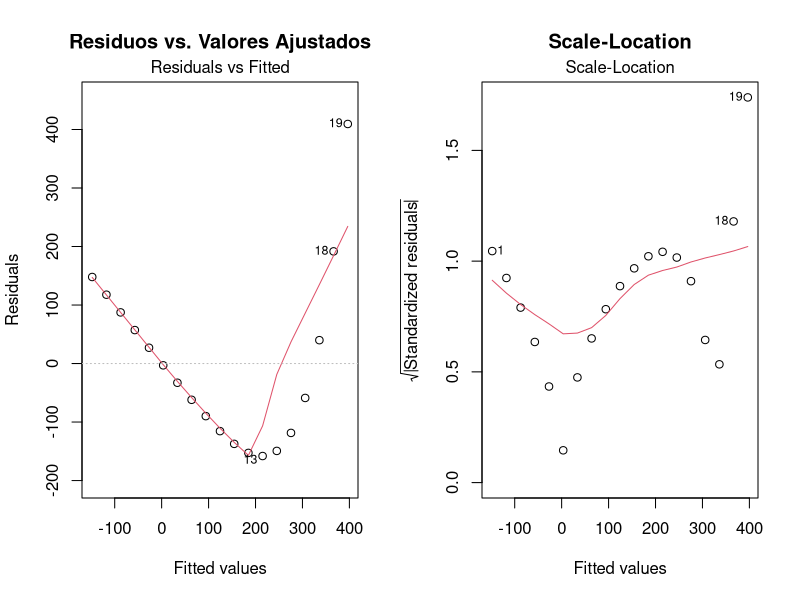
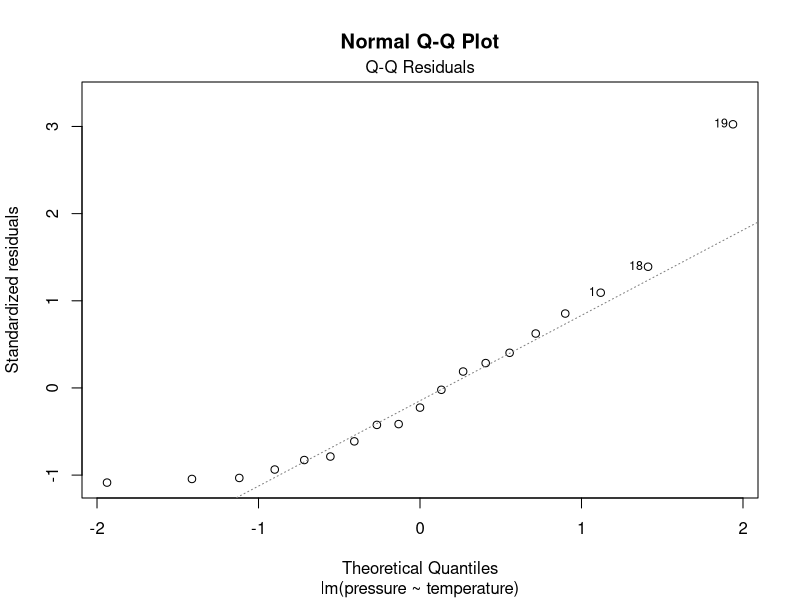
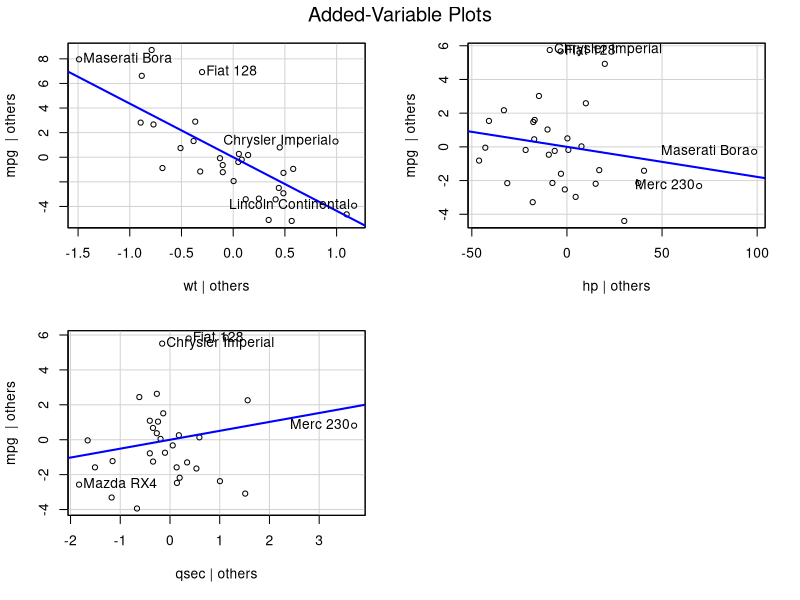
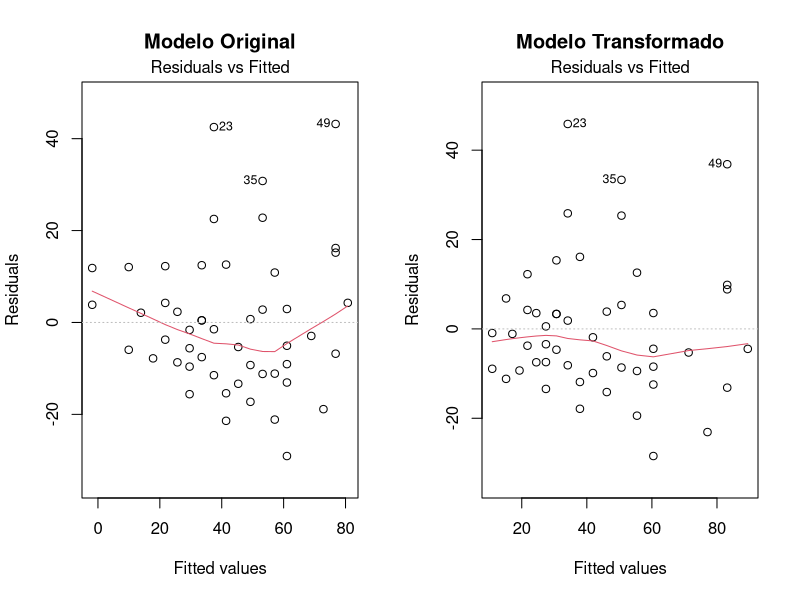
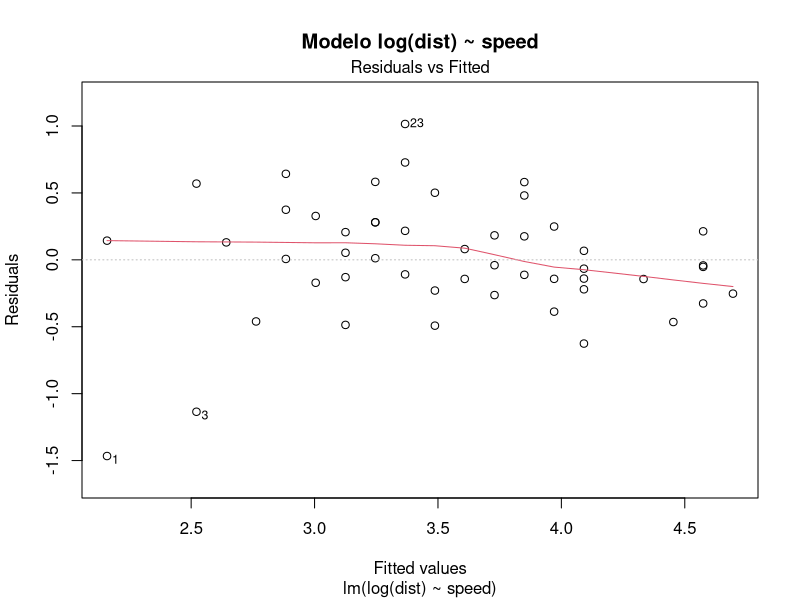
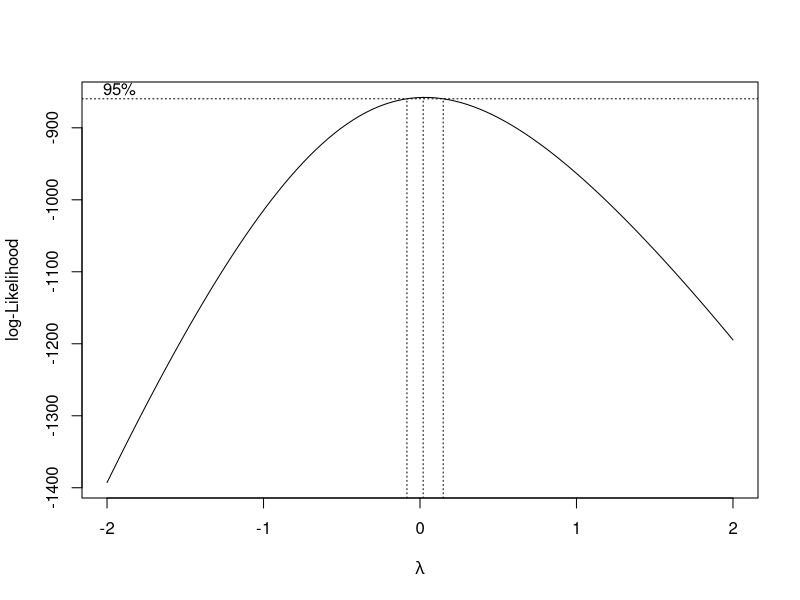
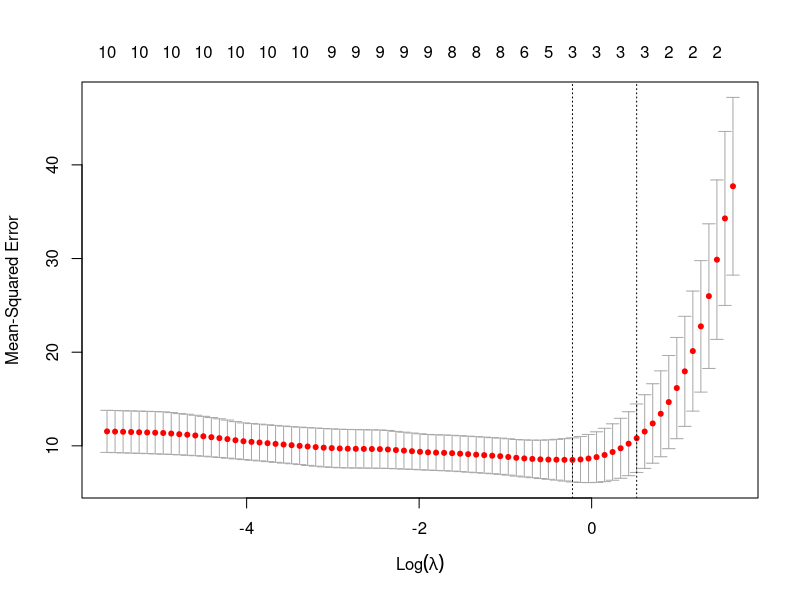
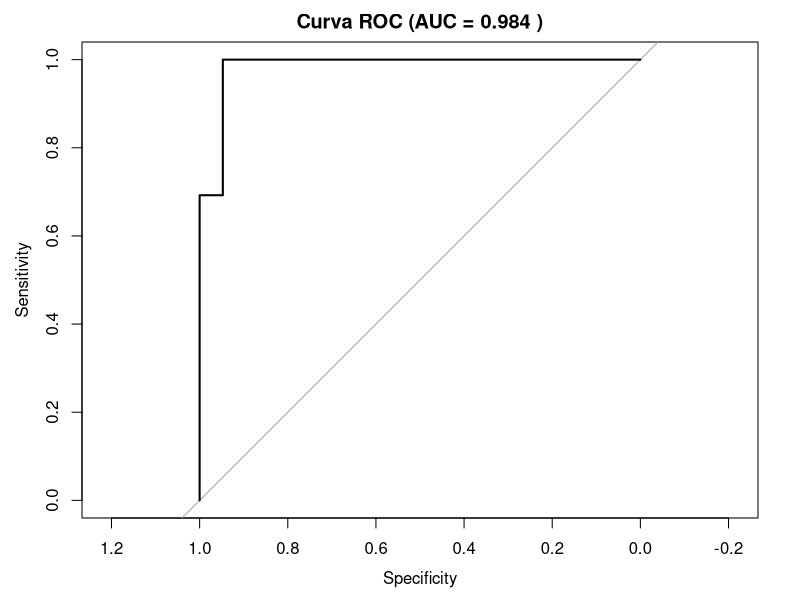

R code for these plots, in order:
## ---- chunk 1
# Librerías necesarias
library(tidyverse)
library(car)
library(MASS)
library(leaps)
library(glmnet)
library(caret)
library(pROC)

# Configuración global
knitr::opts_chunk$set(
  echo = TRUE,
  fig.width = 8,
  fig.height = 6,
  fig.align = "center"
)
## ---- chunk 2
# Cálculo directo
gasto_30 = 1500 + 12 * 30
print(paste("Gasto predicho:", gasto_30, "euros"))
## ---- chunk 3
# a) Ajustar el modelo
modelo_pressure <- lm(pressure ~ temperature, data = pressure)

# b) Summary del modelo
summary(modelo_pressure)
## ---- chunk 4
r_squared <- summary(modelo_pressure)$r.squared
print(paste("R² =", round(r_squared, 4)))
print(paste("La temperatura explica el", round(r_squared * 100, 2), "% de la variabilidad en la presión"))
## ---- chunk 5
f_pvalue <- summary(modelo_pressure)$fstatistic
f_test_pvalue <- pf(f_pvalue[1], f_pvalue[2], f_pvalue[3], lower.tail = FALSE)
print(paste("p-valor F-test:", format(f_test_pvalue, scientific = TRUE)))
## ---- chunk 6
temp_pvalue <- summary(modelo_pressure)$coefficients["temperature", "Pr(>|t|)"]
print(paste("p-valor temperatura:", format(temp_pvalue, scientific = TRUE)))
## ---- chunk 7
# a) Intervalo de confianza para la media cuando temp = 250
ic_mean <- predict(modelo_pressure, newdata = data.frame(temperature = 250), 
                   interval = "confidence", level = 0.95)
print("Intervalo de confianza (95%) para la presión media:")
print(ic_mean)

# b) Intervalo de predicción para una nueva observación
ic_pred <- predict(modelo_pressure, newdata = data.frame(temperature = 250), 
                   interval = "prediction", level = 0.95)
print("Intervalo de predicción (95%) para una nueva observación:")
print(ic_pred)

# c) Comparación de anchos
ancho_conf <- ic_mean[3] - ic_mean[2]
ancho_pred <- ic_pred[3] - ic_pred[2]
print(paste("Ancho intervalo confianza:", round(ancho_conf, 2)))
print(paste("Ancho intervalo predicción:", round(ancho_pred, 2)))
## ---- chunk 8
# a) Gráfico de Residuos vs. Valores Ajustados
par(mfrow = c(1, 2))
plot(modelo_pressure, which = 1, main = "Residuos vs. Valores Ajustados")

# b) Gráfico Scale-Location
plot(modelo_pressure, which = 3, main = "Scale-Location")
## ---- chunk 9
# a) Gráfico Normal Q-Q
par(mfrow = c(1, 1))
plot(modelo_pressure, which = 2, main = "Normal Q-Q Plot")

# b) Test de Shapiro-Wilk
shapiro_test <- shapiro.test(residuals(modelo_pressure))
print("Test de Shapiro-Wilk para normalidad de residuos:")
print(shapiro_test)
## ---- chunk 10
# a) Ajustar modelo múltiple
modelo_iris <- lm(Petal.Width ~ Petal.Length + Sepal.Width, data = iris)
summary(modelo_iris)
## ---- chunk 11
# Ajustar modelo con mtcars
modelo_mtcars <- lm(mpg ~ cyl + disp + hp + wt, data = mtcars)
summary(modelo_mtcars)

# Examinar correlaciones simples primero
cor_matrix <- cor(mtcars[c("mpg", "cyl", "disp", "hp", "wt")])
print("Matriz de correlaciones:")
print(round(cor_matrix, 3))
## ---- chunk 12
# b) Calcular VIF
library(car)
vif_values <- vif(modelo_mtcars)
print("Valores VIF:")
print(vif_values)
## ---- chunk 13
# Cargar datos Prestige (si no está disponible, usar mtcars como alternativa)
# library(car)
# data(Prestige)
# modelo_prestige <- lm(prestige ~ income + education + women, data = Prestige)

# Alternativa con mtcars
modelo_parcial <- lm(mpg ~ wt + hp + qsec, data = mtcars)

# a) Gráficos de regresión parcial
library(car)
avPlots(modelo_parcial)
## ---- chunk 14
# a) Modelo reducido
modelo_reducido <- lm(Fertility ~ Agriculture + Education, data = swiss)

# b) Modelo completo  
modelo_completo <- lm(Fertility ~ Agriculture + Education + Catholic + Infant.Mortality, data = swiss)

# c) Comparación con ANOVA
anova_test <- anova(modelo_reducido, modelo_completo)
print("Test F para comparación de modelos anidados:")
print(anova_test)
## ---- chunk 15
# a) Estadísticas descriptivas originales
variables_iris <- iris[, 1:4]
estadisticas_orig <- data.frame(
  Media = sapply(variables_iris, mean),
  Desv_Est = sapply(variables_iris, sd)
)
print("Estadísticas originales:")
print(round(estadisticas_orig, 3))
## ---- chunk 16
# b) Estandarización Z-Score
iris_scaled <- as.data.frame(scale(variables_iris))
estadisticas_scaled <- data.frame(
  Media = sapply(iris_scaled, mean),
  Desv_Est = sapply(iris_scaled, sd)
)
print("Estadísticas después de estandarización:")
print(round(estadisticas_scaled, 10))
## ---- chunk 17
# a) Modelo original y diagnóstico
modelo_cars_orig <- lm(dist ~ speed, data = cars)
par(mfrow = c(1, 2))
plot(modelo_cars_orig, which = 1, main = "Modelo Original")

# b) Transformación propuesta
# Probamos transformación cuadrática del predictor
modelo_cars_trans <- lm(dist ~ I(speed^2), data = cars)
plot(modelo_cars_trans, which = 1, main = "Modelo Transformado")
## ---- chunk 18
# Alternativa: transformación logarítmica de la respuesta
# (eliminando dist = 0 si existe)
cars_filtered <- cars[cars$dist > 0, ]
modelo_log <- lm(log(dist) ~ speed, data = cars_filtered)
par(mfrow = c(1, 1))
plot(modelo_log, which = 1, main = "Modelo log(dist) ~ speed")
## ---- chunk 19
# a) Análisis Box-Cox
library(MASS)
modelo_boston <- lm(medv ~ lstat, data = Boston)
boxcox(modelo_boston)
## ---- chunk 20
# a) Modelo con interacción
modelo_interaccion <- lm(mpg ~ wt + hp + wt:hp, data = mtcars)
# O equivalentemente: lm(mpg ~ wt * hp, data = mtcars)

# b) Summary del modelo
summary(modelo_interaccion)
## ---- chunk 21
# Verificar significancia de la interacción
coef_summary <- summary(modelo_interaccion)$coefficients
interaccion_pvalue <- coef_summary["wt:hp", "Pr(>|t|)"]
print(paste("P-valor de la interacción wt:hp:", round(interaccion_pvalue, 4)))
## ---- chunk 22
# a) Best subset selection
library(leaps)
regfit_full <- regsubsets(mpg ~ ., data = mtcars, nvmax = 10)

# b) Summary de resultados
reg_summary <- summary(regfit_full)
print("Cp de Mallows por número de variables:")
print(reg_summary$cp)

# Mejor modelo según Cp
best_cp <- which.min(reg_summary$cp)
print(paste("Mejor modelo según Cp:", best_cp, "variables"))

# c) Mejor según R² ajustado
print("R² ajustado por número de variables:")
print(reg_summary$adjr2)
best_adjr2 <- which.max(reg_summary$adjr2)
print(paste("Mejor modelo según R² ajustado:", best_adjr2, "variables"))

# d) ¿Coinciden?
print(paste("¿Coinciden Cp y R² adj?", best_cp == best_adjr2))
## ---- chunk 23
# a) Modelo completo
modelo_completo <- lm(Fertility ~ ., data = swiss)

# b) Selección backward
modelo_step <- step(modelo_completo, direction = "backward", trace = FALSE)

# c) Reporte de resultados
print("Fórmula del modelo final:")
print(formula(modelo_step))
print(paste("AIC del modelo final:", round(AIC(modelo_step), 2)))
## ---- chunk 24
# a) Preparar datos
library(glmnet)
x <- model.matrix(mpg ~ ., mtcars)[, -1]  # Remover intercepto
y <- mtcars$mpg

# b) Validación cruzada para Lasso
set.seed(123)
cv_lasso <- cv.glmnet(x, y, alpha = 1)  # alpha = 1 para Lasso
plot(cv_lasso)

# c) Coeficientes con lambda óptimo
lambda_min <- cv_lasso$lambda.min
coef_lasso <- coef(cv_lasso, s = lambda_min)
print("Coeficientes del modelo Lasso:")
print(coef_lasso)

# d) Variables eliminadas
variables_eliminadas <- rownames(coef_lasso)[coef_lasso[,1] == 0 & rownames(coef_lasso) != "(Intercept)"]
print("Variables eliminadas (coeficientes = 0):")
print(variables_eliminadas)
## ---- chunk 25
# Configurar validación cruzada
library(caret)
set.seed(123)

# Configuración de CV
ctrl <- trainControl(
  method = "cv",
  number = 10,
  verboseIter = FALSE
)

# Modelo simple
modelo_simple <- train(
  mpg ~ wt + hp,
  data = mtcars,
  method = "lm",
  trControl = ctrl
)

# Modelo complejo
modelo_complejo <- train(
  mpg ~ .,
  data = mtcars,
  method = "lm",
  trControl = ctrl
)

# Comparar resultados
print("RMSE - Modelo Simple:")
print(modelo_simple$results$RMSE)

print("RMSE - Modelo Complejo:")
print(modelo_complejo$results$RMSE)

# Conclusión
if(modelo_simple$results$RMSE < modelo_complejo$results$RMSE) {
  print("El modelo simple generaliza mejor")
} else {
  print("El modelo complejo generaliza mejor")
}
## ---- chunk 26
# a) Ajustar modelo logístico
modelo_logistico <- glm(am ~ wt + hp, data = mtcars, family = binomial)

# b) Summary del modelo
summary(modelo_logistico)
## ---- chunk 27
# a) Calcular Odds Ratio para hp
coef_hp <- coef(modelo_logistico)["hp"]
odds_ratio_hp <- exp(coef_hp)
print(paste("Odds Ratio para hp:", round(odds_ratio_hp, 4)))

# Para todos los coeficientes
odds_ratios <- exp(coef(modelo_logistico))
print("Todos los Odds Ratios:")
print(odds_ratios)
## ---- chunk 28
# a) Predicciones de probabilidad
probabilidades <- predict(modelo_logistico, type = "response")

# b) Conversión a clases con umbral 0.5
predicciones_clase <- ifelse(probabilidades > 0.5, 1, 0)

# c) Matriz de confusión
tabla_confusion <- table(Predicho = predicciones_clase, Real = mtcars$am)
print("Matriz de Confusión:")
print(tabla_confusion)

# d) Cálculo de precisión
precision <- sum(diag(tabla_confusion)) / sum(tabla_confusion)
print(paste("Precisión (Accuracy):", round(precision, 3)))
## ---- chunk 29
# e) Curva ROC y AUC
library(pROC)
roc_obj <- roc(mtcars$am, probabilidades)
auc_value <- auc(roc_obj)
plot(roc_obj, main = paste("Curva ROC (AUC =", round(auc_value, 3), ")"))
print(paste("AUC:", round(auc_value, 3)))
## ---- chunk 30
# Usar dataset discoveries
data(discoveries)

# a) Gráfico de la serie temporal
plot(discoveries, main = "Grandes Inventos por Año", 
     ylab = "Número de Descubrimientos", xlab = "Año")

# b) Ajustar modelo de Poisson
# Crear data frame con tiempo
df_discoveries <- data.frame(
  count = as.numeric(discoveries),
  time = as.numeric(time(discoveries))
)

modelo_poisson <- glm(count ~ time, data = df_discoveries, family = poisson)
summary(modelo_poisson)
## ---- chunk 31
# IRR (Incidence Rate Ratio)
coef_time <- coef(modelo_poisson)["time"]
irr <- exp(coef_time)
print(paste("IRR para tiempo:", round(irr, 6)))
## ---- chunk 32
# a) Calcular estadístico de dispersión
residuos_pearson <- residuals(modelo_poisson, type = "pearson")
n <- nrow(df_discoveries)
p <- length(coef(modelo_poisson))
phi_hat <- sum(residuos_pearson^2) / (n - p)

print(paste("Estadístico de dispersión (φ̂):", round(phi_hat, 3)))
## ---- chunk 33
# Ajuste con binomial negativa si hay sobredispersión
if(phi_hat > 1.5) {
  library(MASS)
  modelo_nb <- glm.nb(count ~ time, data = df_discoveries)
  print("Modelo Binomial Negativo ajustado:")
  print(summary(modelo_nb))
}
